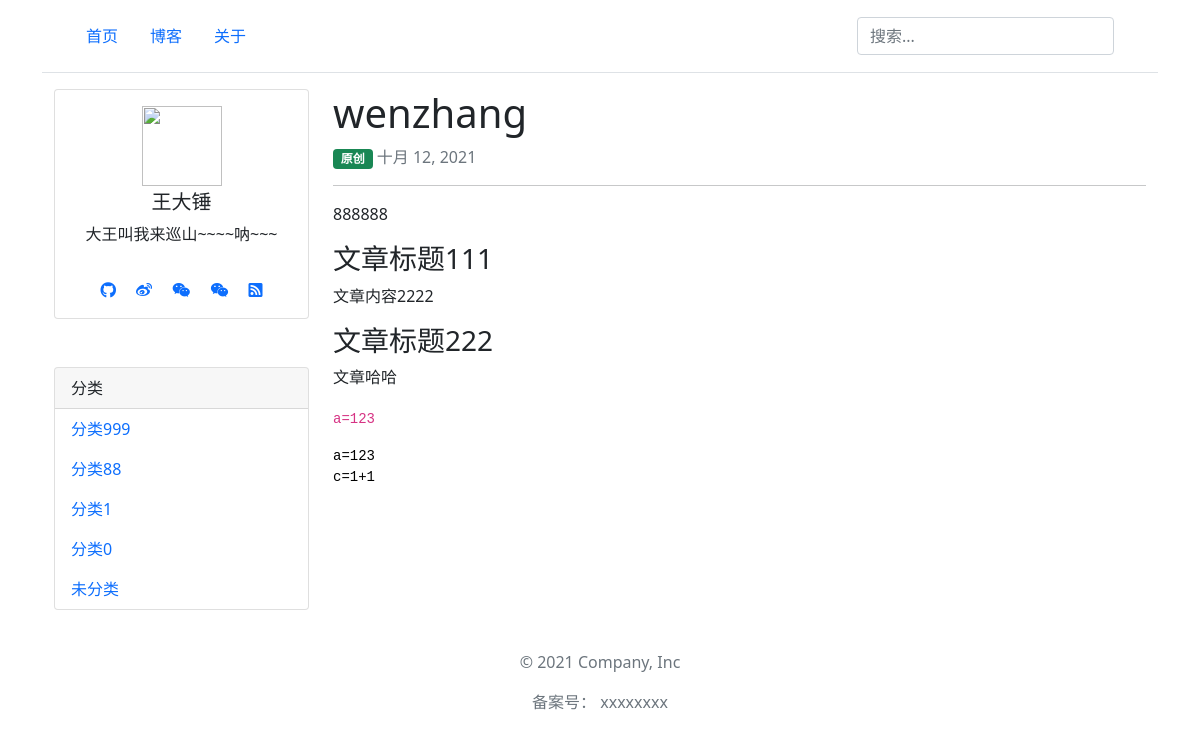
The page /article/28/ on the database as committed earlier.
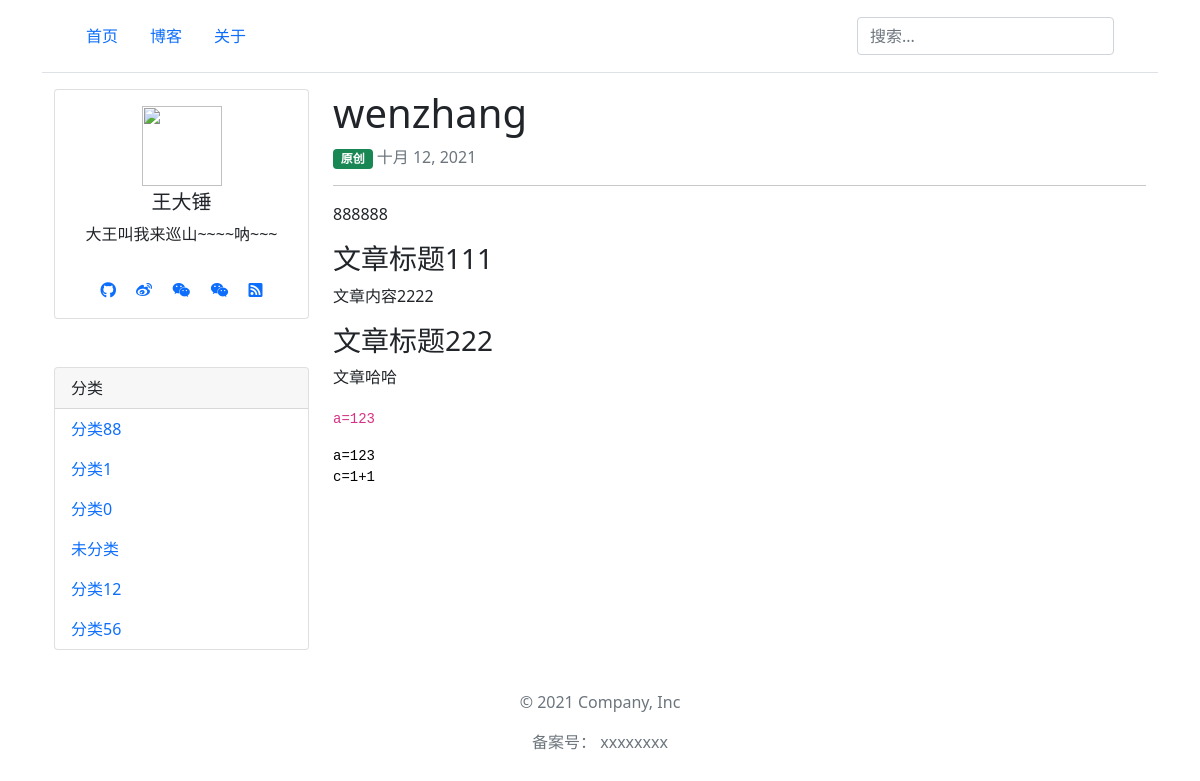
The same page on the database as committed later.
### blog/models.py (models this page shows)
class Category(models.Model):
    name = models.CharField('分类名', max_length=64)
    sort = models.SmallIntegerField('分类排序', default=0, help_text="数字越大，排名越靠前")
    created = models.DateTimeField(verbose_name='添加时间',  auto_now_add=True)
    modified = models.DateTimeField(verbose_name='修改时间', default=timezone.now)
    def __str__(self):
        return self.name
    def get_absolute_url(self):
        return reverse('category-detail', kwargs={'pk': self.pk})
    class Meta:  # 按sort排序
        ordering = ['-sort']
        verbose_name = "分类"
        verbose_name_plural = verbose_name

### blog/views.py (the view)
# urls.py: path('article/<pk>/', ArticleDetailView.as_view(), name="article-detail"),
class ArticleDetailView(DetailView):
    queryset = Article.get_public_article()
    def get_context_data(self, **kwargs):
        context = super().get_context_data(**kwargs)
        context['SITE_CONFIG'] = settings.SITE_CONFIG  # 网站配置信息
        context['category'] = Category.objects.all()  # 网站分类
        return context

### templates/blog/article_detail.html (shortened to what this page needs)
{% extends "base.html" %}
{% block content %}
<div class="container">
  <div class="row">
    <div class="col-3 d-none d-md-block">
     <div class="row">
         <div class="col">
             {% include 'user_info.html' %}
         </div>
     </div>
          <div class="row mt-5">
         <div class="col">
             {% include 'category.html' %}
         </div>
     </div>
    </div>
    <div class="col">
<article >
<h1>{{ object.title }}</h1>
{% if object.is_original %}
    <span class="badge bg-success">原创</span>
{% else %}
    <span class="badge bg-secondary">转载</span>
{% endif %}
<span class="text-muted text-small"> {{ object.created|date }}</span>
<hr>
<p>{{ object.content_html|safe }}</p>
</article>
    </div>
  </div>
</div>
{% endblock %}

### templates/category.html
<div class="card"  >
  <div class="card-header">
    分类
  </div>
<ul class="nav nav-pills flex-column mb-auto">
{% for item in category %}
    <li class="nav-item ">
        <a class="nav-link {% if request.path == item.get_absolute_url %}active{% endif %}" target="_blank" href="{{ item.get_absolute_url }}">{{ item }}</a>
    </li>
{% empty %}
    啥都没有
{% endfor %}
</ul>
</div>

Rows that differ between the two databases and show on the page:
removed Category: name "分类999"
added Category: name "分类12"
added Category: name "分类56"
